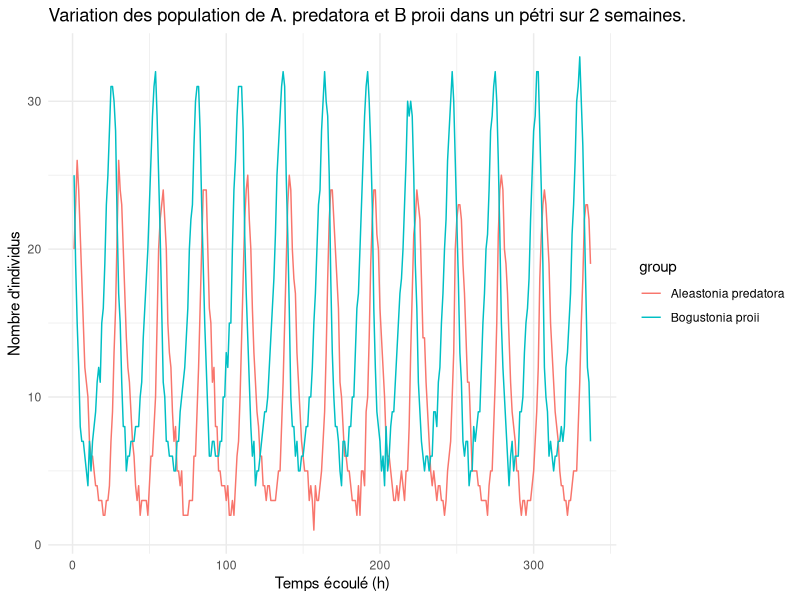
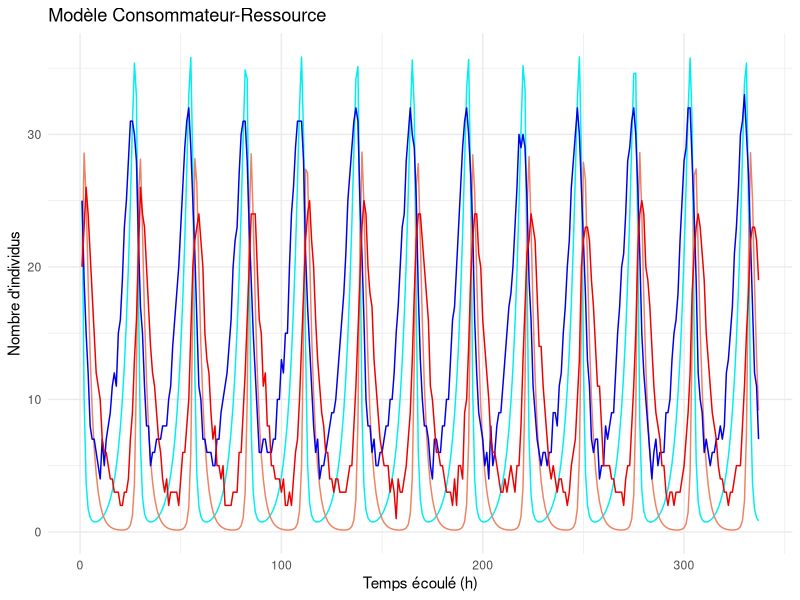
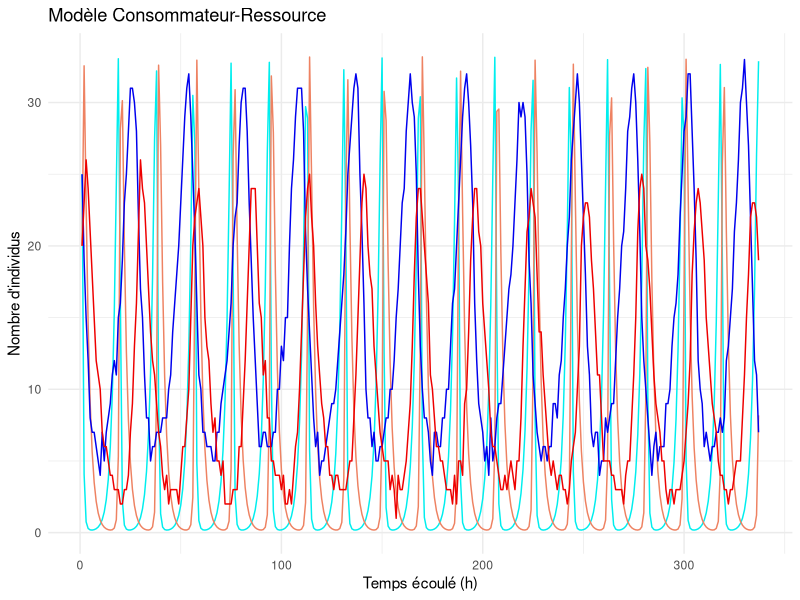

Here is the R script that generated these plots, in order:
##      Mettre le bon working directory avec la fonction setwd()    ##
#Librairies
library(ggplot2)
library(deSolve)

#Graphique données expérimentales ----

donnees <- read.csv('2Bacteries.csv')
bogustonia <- donnees[,3]
aleastonia <- donnees[,4]

x <- 1:length(bogustonia) #plus généraliste si on utilise la fonction length
y1 <- bogustonia
y2 <- aleastonia

df <- data.frame(x = c(x, x), y = c(y1, y2), group = rep(c("Bogustonia proii", "Aleastonia predatora"), each = length(x)))

ggplot(df, aes(x = x, y = y, color = group)) +
  geom_line() +
  labs(title = "Variation des population de A. predatora et B proii dans un pétri sur 2 semaines.", x = "Temps écoulé (h)", y = "Nombre d'individus") +
  theme_minimal()


#Modèle Final----

f_lin <- function(r, R) { #croissance de Bogustonia
  res <- r*R #taux constant
  return(res)
}

g_lin <- function(ac, R, C) { #taux de consommation de Bogustonia par Aleastonia
  res <- ac*R*C #linéaire
  return(res)
}

h_lin <- function(m, C) { #mortalité d'Aleastonia
  res <- m*C #taux constant
  return(res)
}

Bp_Ap_CR <- function(t, Cond_Ini, parms = c(r, ac, m)){
  
  with(as.list(Cond_Ini, parms), {
    
    #Modèle
    dR = f_lin(r, R) - g_lin(ac, R, C)
    dC = g_lin(ac, R, C) - h_lin(m, C) #epsilon devrait apparaitre devait g_lin(), mais nous assumons qu'il est égal à 1 pour simplifier
    
    # Resultat
    res <- c(dR=dR, dC=dC)
    return(list(res))
  })
}

#Conditions initiales (selon l'énoncé)
R0 <- 25
C0 <- 20
CI <- c(R=R0, C=C0)

#Paramètres
r <- 0.241
ac <- 0.045
m <- 0.408
para <- c(r=r, ac=ac,m=m)

soln <- ode(y=CI, times = seq(1,337), func = Bp_Ap_CR, parms = para)

ggplot() +
  geom_line(aes(soln[,'time'], soln[,'R']), color = 'cyan2') +
  geom_line(aes(soln[,'time'], soln[,'C']), color = 'salmon2') +
  geom_line(aes(donnees$X, donnees$bogustonia_proii), color = 'blue2') +
  geom_line(aes(donnees$X, donnees$aleastonia_predatora), color = 'red2') +
  labs(title = "Modèle Consommateur-Ressource", x = "Temps écoulé (h)", y = "Nombre d'individus") +
  theme_minimal()

#Test de corrélation final
Bp <- as.numeric(soln[,'R']) #Extraction des tailles de population de B. proii
Pearson_Bp <- cor.test(Bp, donnees$bogustonia_proii, method = "pearson") #test de Pearson
Pearson_Bp$estimate

Ap <- as.numeric(soln[,'C']) #Extraction des tailles de population de A. predatoria
Pearson_Ap <- cor.test(Ap, donnees$aleastonia_predatora, method = "pearson") #test de Pearson
Pearson_Ap$estimate


#Montecarlo - corrélation optimale ----

#Conditions initiales (selon l'énoncé)
R0 <- 25
C0 <- 20
CI <- c(R=R0, C=C0)

#Préparation des paramètres finaux
meilleure_correlation <- 0
meilleur_r <- 0
meilleur_ac <- 0
meilleur_m <- 0

for(iterations in 1:5){ #boucle pour tester plusieurs variables
  
  #Paramètre (estimer d'abord à tâton)
  r <- runif(1,0,0.5)
  ac <- runif(1,0,0.5)
  m <- runif(1,0,0.5)
  para_cor <- c(r=r, ac=ac, m=m)
  
  #calcul de la solution
  RC_soln <- ode(y=CI, times= seq(1,337), func= Bp_Ap_CR, parms= para_cor)

  if(length(donnees$bogustonia_proii) == nrow(RC_soln)){ #Si la solution ode n'a pas plantée
  
  #Corrélation
    Ap <- as.numeric(RC_soln[,'C']) #Extraction des tailles de population de A. predatoria
    Pearson_Ap <- cor.test(Ap, donnees$aleastonia_predatora, method = "pearson") #test de Pearson
    estimate_Ap <- Pearson_Ap$estimate
    
    estimate <- estimate_Ap #+ estimate_Bp
  
  #enregistrement des paramètres
    if(estimate > meilleure_correlation){
        meilleure_correlation <- estimate
        meilleur_r <- r
        meilleur_ac <- ac
        meilleur_m <- m
    } #fin if enregistrement
        
  } #fin if taille vecteurs
  
}#fin boucle for

para_cor <- c(r=meilleur_r,ac=meilleur_ac,m=meilleur_m) #enregistrement des paramètres finaux
soln_cor <- ode(y=CI, times= seq(1,337), func= Bp_Ap_CR, parms= para_cor) #solution finale

ggplot() + #illustration du modèle et des données
  geom_line(aes(soln_cor[,'time'], soln_cor[,'R']), color = 'cyan2') +
  geom_line(aes(soln_cor[,'time'], soln_cor[,'C']), color = 'salmon2') +
  geom_line(aes(donnees$X, donnees$bogustonia_proii), color = 'blue2') +
  geom_line(aes(donnees$X, donnees$aleastonia_predatora), color = 'red2') +
  labs(title = "Modèle Consommateur-Ressource", x = "Temps écoulé (h)", y = "Nombre d'individus") +
  theme_minimal()


###############################
Ap <- as.numeric(RC_soln[,'C']) #Extraction des tailles de population de A. predatoria
Pearson_Ap <- cor.test(Ap, donnees$aleastonia_predatora, method = "pearson") #test de Pearson
estimate_Ap <- Pearson_Ap$estimate

Bp <- as.numeric(RC_soln[,'R']) #Extraction des tailles de population de B. proii
Pearson_Bp <- cor.test(Bp, donnees$bogustonia_proii, method = "pearson") #test de Pearson
estimate_Bp <- Pearson_Bp$estimate
